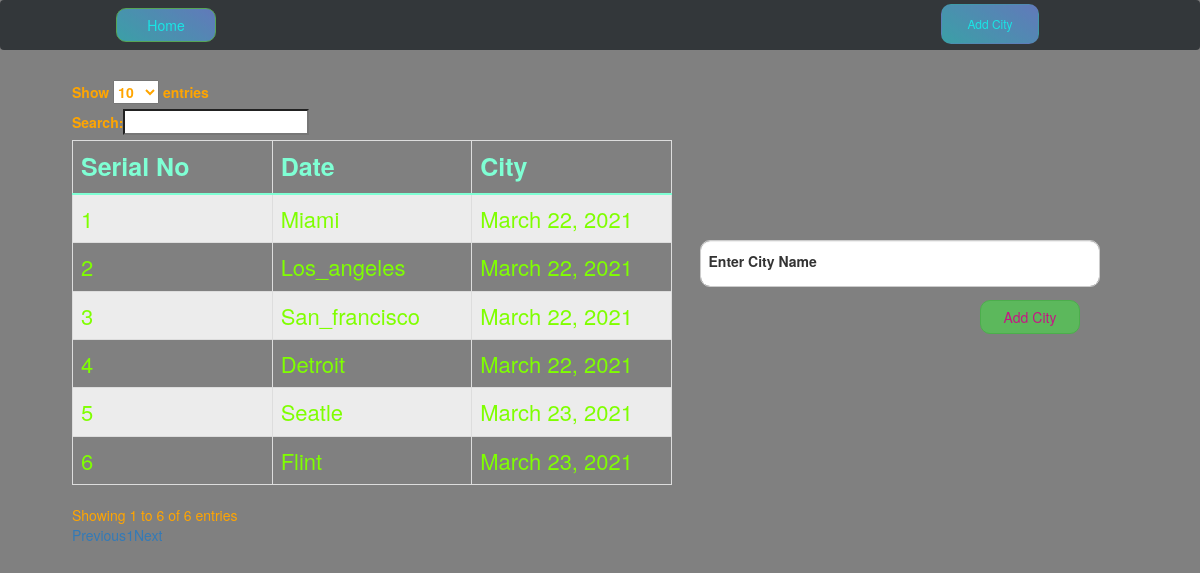
Page /addcity/ on the earlier database version.
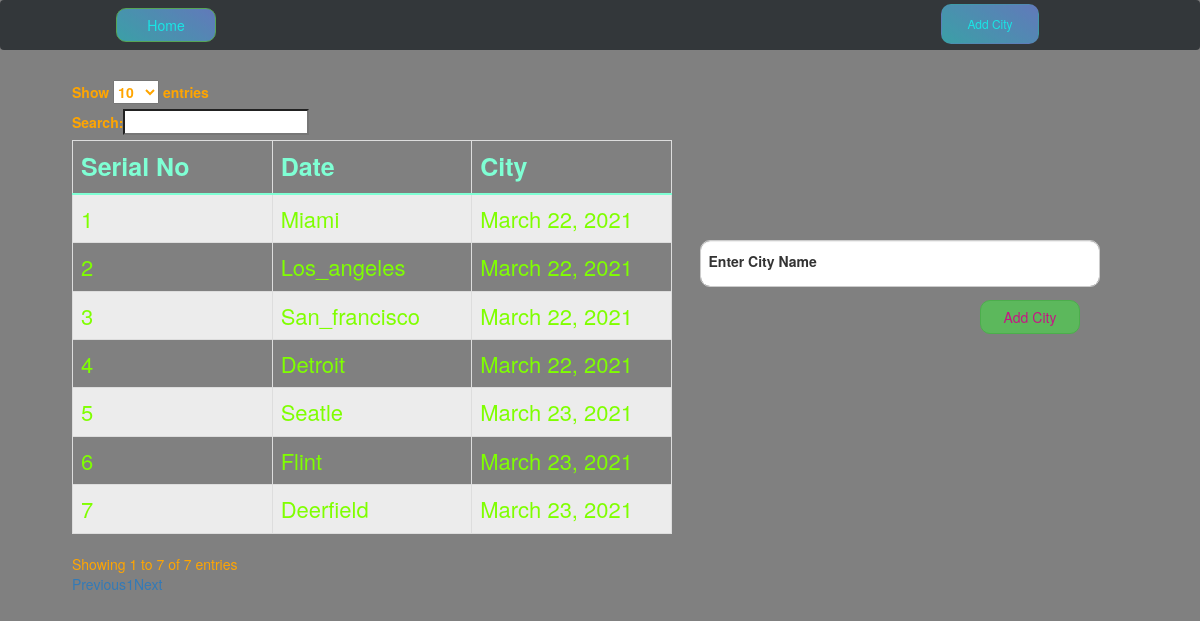
Same page on the later database version.
### ipapp/models.py (models this page shows, shortened)
class City(models.Model):
    name = models.CharField(max_length=200)
    date = models.DateField(default=date.today())

### ipapp/views.py (the view, shortened to what this page needs)
# urls.py: path('addcity/',views.addcity,name='addcity'),
def addcity(request):
    return render(request,'addcity.html',{'cities':City.objects.all})

### templates/addcity.html (shortened to what this page needs)
{% extends "base.html" %}
{% load static %}
{% block content %}
<div class="cityform">
  <form action="{% url 'addcity' %}" method="POST">
    <div class="form-floating mb-4">
        <input type="text" name="city_name" class="form-control fsco" id="floatingInput"
          placeholder="Enter City Name" style="height: 47px
          ;text-transform:capitalize;" required autofocus>
        <label for="floatingInput">Enter City Name</label>
        <br> <br>
        <input type="submit" class="btn btn-success bac" value="Add City">
      </div>
  </form>
</div>
<div class="citylist">
    <table id="example" class="table table-striped table-bordered" style="width:100%">
        <thead>
          <tr>
            <th><b>Serial No</b></th>
              <th><b>Date</b></th>
            <th><b> City </b></th>
          </tr>
        </thead>
        <tbody>
          {% for city in cities %}
          <tr>
            <td>{{city.pk}}</td>
            <td>{{city.name}}</td>
            <td>{{city.date}}</td>
          </tr>
          {% endfor %}
        </tbody>
      </table>
</div>
{% endblock content %}

Differences in the rows shown:
added City: pk "7", name "Deerfield", date "March 23, 2021"
Other differences:
text written by a page script: "Show entries Search: Showing 1 to 6 of 6 entries Previous 1 Next" → "Show entries Search: Showing 1 to 7 of 7 entries Previous 1 Next"
